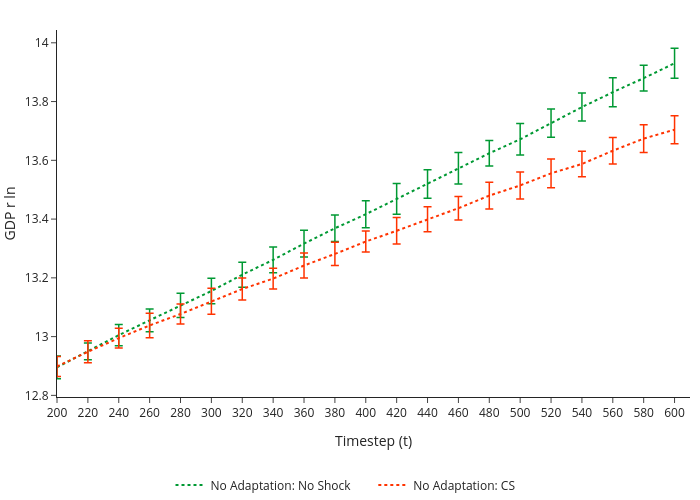

The code cell stored with this chart in its notebook:
### Code cell
fig1 = build_macro_snapshot_metric_figure(
    scenarios=SCENARIOS,
    metric="GDP_r_ln",
    metric_label='GDP r ln',
    snap_ts=np.arange(200, 620, 20),
    title='Real GDP',
    line_type='lines',
    ncol_legend=3,
    CI_type='error_bar',
    pdf_pages=PDF_PAGES,
    pdf_path=OUTPUT / "GDP_r_ln_line.pdf",
    # ymin=12.8, ymax=14
)

fig1

### Figure 1 — Plotly figure (JSON) as saved in the notebook; plotly's stock layout.template omitted (floating-point values rounded to 4 significant figures)
{"data": [{"error_y": {"array": [0.03871, 0.02842, 0.03639, 0.03866, 0.04134, 0.04331, 0.04273, 0.04357, 0.04573, 0.04545, 0.04614, 0.05243, 0.04887, 0.05367, 0.04311, 0.05344, 0.04781, 0.04761, 0.04937, 0.04384, 0.05079], "color": "#009933", "thickness": 1.5, "type": "data", "visible": true, "width": 4}, "legendgroup": "No Adaptation: No Shock", "line": {"color": "#009933", "dash": "dot", "width": 2}, "marker": {"color": "#009933", "line": {"color": "#009933", "width": 1}, "size": 8, "symbol": "circle"}, "mode": "lines", "name": "No Adaptation: No Shock", "showlegend": true, "type": "scatter", "x": [200, 220, 240, 260, 280, 300, 320, 340, 360, 380, 400, 420, 440, 460, 480, 500, 520, 540, 560, 580, 600], "y": [12.9, 12.95, 13.01, 13.06, 13.11, 13.16, 13.21, 13.26, 13.32, 13.37, 13.42, 13.47, 13.52, 13.57, 13.62, 13.67, 13.73, 13.78, 13.83, 13.88, 13.93]}, {"error_y": {"array": [0.03409, 0.03725, 0.03391, 0.04163, 0.03406, 0.0441, 0.03767, 0.03496, 0.04251, 0.0396, 0.03593, 0.04529, 0.04234, 0.03991, 0.04569, 0.0459, 0.04924, 0.04371, 0.04489, 0.04746, 0.04742], "color": "#ff3300", "thickness": 1.5, "type": "data", "visible": true, "width": 4}, "legendgroup": "No Adaptation: CS", "line": {"color": "#ff3300", "dash": "dot", "width": 2}, "marker": {"color": "#ff3300", "line": {"color": "#ff3300", "width": 1}, "size": 8, "symbol": "circle"}, "mode": "lines", "name": "No Adaptation: CS", "showlegend": true, "type": "scatter", "x": [200, 220, 240, 260, 280, 300, 320, 340, 360, 380, 400, 420, 440, 460, 480, 500, 520, 540, 560, 580, 600], "y": [12.9, 12.95, 12.99, 13.04, 13.08, 13.12, 13.16, 13.2, 13.24, 13.28, 13.32, 13.36, 13.4, 13.44, 13.48, 13.51, 13.56, 13.59, 13.63, 13.67, 13.7]}], "layout": {"height": 500, "legend": {"entrywidth": 0.3125, "entrywidthmode": "fraction", "orientation": "h", "tracegroupgap": 4, "x": 0.5, "xanchor": "center", "y": -0.2, "yanchor": "top"}, "margin": {"b": 10, "l": 0, "r": 10, "t": 30}, "paper_bgcolor": "rgba(0,0,0,0)", "plot_bgcolor": "rgba(0,0,0,0)", "width": 700, "xaxis": {"range": [200, 610], "tickvals": [200, 220, 240, 260, 280, 300, 320, 340, 360, 380, 400, 420, 440, 460, 480, 500, 520, 540, 560, 580, 600], "title": {"text": "Timestep (t)"}}, "yaxis": {"title": {"text": "GDP r ln"}}}}
